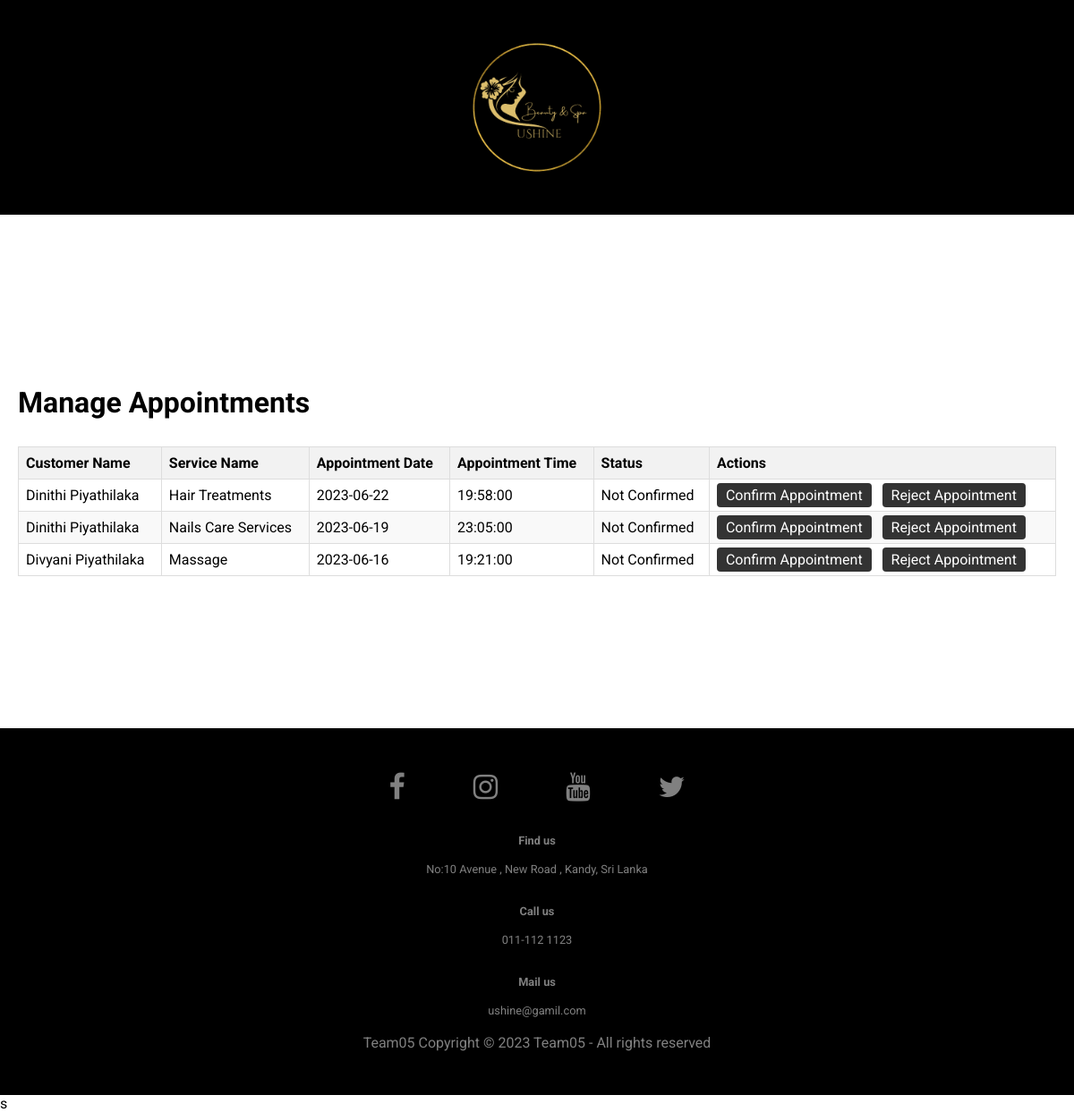
Screenshot of /appointments.php with the database file from the repository.
### tables this page shows
CREATE TABLE `appointments` (
  `id` int(11) NOT NULL,
  `user_id` varchar(45) DEFAULT NULL,
  `service_id` varchar(45) DEFAULT NULL,
  `date` date DEFAULT NULL,
  `time` time DEFAULT NULL,
  `status` int(11) NOT NULL DEFAULT 0
);

CREATE TABLE `user` (
  `id` int(11) NOT NULL,
  `first_name` varchar(45) DEFAULT NULL,
  `last_name` varchar(45) DEFAULT NULL,
  `email` varchar(70) DEFAULT NULL,
  `phone` varchar(45) DEFAULT NULL,
  `gender` varchar(45) DEFAULT NULL,
  `type` int(11) NOT NULL DEFAULT 0,
  `password` varchar(45) DEFAULT NULL
);

CREATE TABLE `service` (
  `id` int(11) NOT NULL,
  `name` varchar(45) DEFAULT NULL,
  `description` varchar(200) DEFAULT NULL,
  `duration` varchar(45) DEFAULT NULL,
  `price` double DEFAULT NULL
);

### connection.php (called while the page is built, shortened)
<?php
class Database
{
    public static $connection;
    public static function setUpConnection()
    {
        if (!isset(Database::$connection)) {
            Database::$connection = new mysqli("localhost", "root", "", "saloon");
        }
    }
    public static function getConnection()
    {
        return Database::$connection;
    }
    public static function search($q)
    {
        $connection = Database::getConnection();
        $resultset = $connection->query($q);
        return $resultset;
    }
}

### appointments.php (the view, shortened to what this page needs)
<?php
require 'connection.php';
$appointments = Database::search("SELECT * FROM `appointments`");
$appointment_rows = $appointments->num_rows;
?>
<!DOCTYPE html>
<html>
<head>
    <link rel="stylesheet" type="text/css" href="assets/style.css">
</head>
<body>
	<div class="header">
	  <img src = "images/logo.png" width = "200px" height = "200px">
	</div>
    <div class="content">
        <h1>Manage Appointments</h1>
        <table>
            <thead>
                <tr>
                    <th>Customer Name</th>
                    <th>Service Name</th>
                    <th>Appointment Date</th>
                    <th>Appointment Time</th>
                    <th>Status</th>
                    <th>Actions</th>
                </tr>
            </thead>
            <tbody>
                <?php
                for ($i = 0; $i < $appointment_rows; $i++) {
                    $appointment = $appointments->fetch_assoc();
                    $service = Database::search("SELECT * FROM `service` WHERE `id` = " . $appointment['service_id']);
                    $service = $service->fetch_assoc();
                    $user = Database::search("SELECT * FROM `user` WHERE `id` = " . $appointment['user_id']);
                    $user = $user->fetch_assoc();
                    echo "<tr>";
                    echo "<td>" . $user['first_name'] . " " . $user['last_name'] . "</td>";
                    echo "<td>" . $service['name'] . "</td>";
                    echo "<td>" . $appointment['date'] . "</td>";
                    echo "<td>" . $appointment['time'] . "</td>";
                    if ($appointment['status'] == 0) {
                        echo "<td>Not Confirmed</td>";
                    } else if ($appointment['status'] == 1) {
                        echo "<td>Confirmed</td>";
                    } else {
                        echo "<td>Reject</td>";
                    }
                    echo "<td>";
                    echo "<a class='button-block-sm' href='confirm_appointment.php?id=" . $appointment['id'] . "'>Confirm Appointment</a>";
                    echo "<a class='button-block-sm' href='reject_appointment.php?id=" . $appointment['id'] . "'>Reject Appointment</a>";
                    echo "</td>";
                    echo "</tr>";
                }
                ?>
            </tbody>
        </table>
    </div>
    <?php
    include 'components/footer.php';
    ?>
</body>
</html>s

### assets/style.css (style rules this page uses)
html, body, html * { font-family: 'Roboto', sans-serif; }
body { margin: 0; padding: 0; }
.header { overflow: hidden; background-color: black; padding: 20px 10px; }
img { display : block; margin-left:auto; margin-right:auto; }
.content { padding: 20px; }
body { margin:0; overflow-x:hidden; }
.button-block-sm { padding: 4px 10px; font-size: 16px; background-color: #333; color: #fff; border: none; border-radius: 4px; cursor: pointer; }
a { text-decoration-line: none; text-decoration-thickness: initial; text-decoration-style: initial; text-decoration-color: initial; }
table { border-collapse: collapse; width: 100%; }
th, td { border: 1px solid #ddd; padding: 8px; text-align: left; }
th { background-color: #f2f2f2; }
tr:nth-child(even) { background-color: #f9f9f9; }

### rows the page displays
appointments: user.first_name "Dinithi", user.last_name "Piyathilaka", service.name "Hair Treatments", date "2023-06-22", time "19:58:00", status "Not Confirmed"
appointments: user.first_name "Dinithi", user.last_name "Piyathilaka", service.name "Nails Care Services", date "2023-06-19", time "23:05:00", status "Not Confirmed"
appointments: user.first_name "Divyani", user.last_name "Piyathilaka", service.name "Massage", date "2023-06-16", time "19:21:00", status "Not Confirmed"
